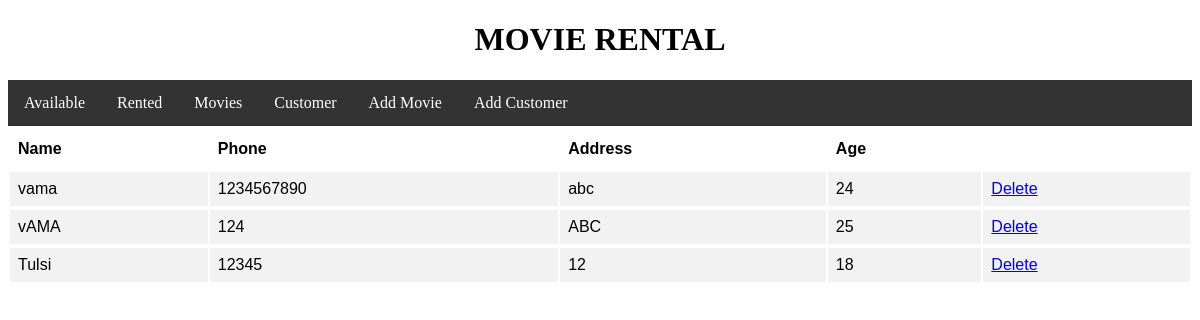
/movierental/customer/, run on the app's committed database.
### movierental/models.py (models this page shows)
class Customer(models.Model):
    name = models.CharField(max_length=200)
    phone = models.CharField(max_length=15)
    address = models.CharField(max_length=500)
    age = models.IntegerField()
    class Meta:
        db_table = "Customer"

### movierental/views.py (the view)
# urls.py: path('customer/', views.customer,name='customer'),
def customer(request):
    customers = Customer.objects.all()
    return render(request, "customer.html", {'customers': customers,})

### movierental/templates/customer.html
<!DOCTYPE html>
{% extends "base.html" %}
{% block nav %}
{% load static %}
<link rel="stylesheet" type="text/css" href='{% static "movierental/style.css" %}''>
<table id="customers">
  <tr>
    <th>Name</th>
    <th>Phone</th>
    <th>Address</th>
    <th>Age</th>
  {% for customer in customers %}
  <tr>
  <td>{{ customer.name}}</td>
  <td>{{ customer.phone}}</td>
  <td>{{ customer.address}}</td>
  <td>{{ customer.age}}</td>
  <td><a href='{% url "removecustomer" customer.id %}'>Delete</a></td>
  <tr>
  {% endfor %}
{% endblock %}

### movierental/static/movierental/style.css (style rules this page uses)
#customers { font-family: "Trebuchet MS", Arial, Helvetica, sans-serif; width: 100%; }
#customers td, #customers th { padding: 8px; }
#customers tr:nth-child(even) { background-color: #f2f2f2; }
#customers th { padding-top: 12px; padding-bottom: 12px; text-align: left; color: black; }

### data on the page
Customer: name "vama", phone "1234567890", address "abc", age "24"
Customer: name "vAMA", phone "124", address "ABC", age "25"
Customer: name "Tulsi", phone "12345", address "12", age "18"
